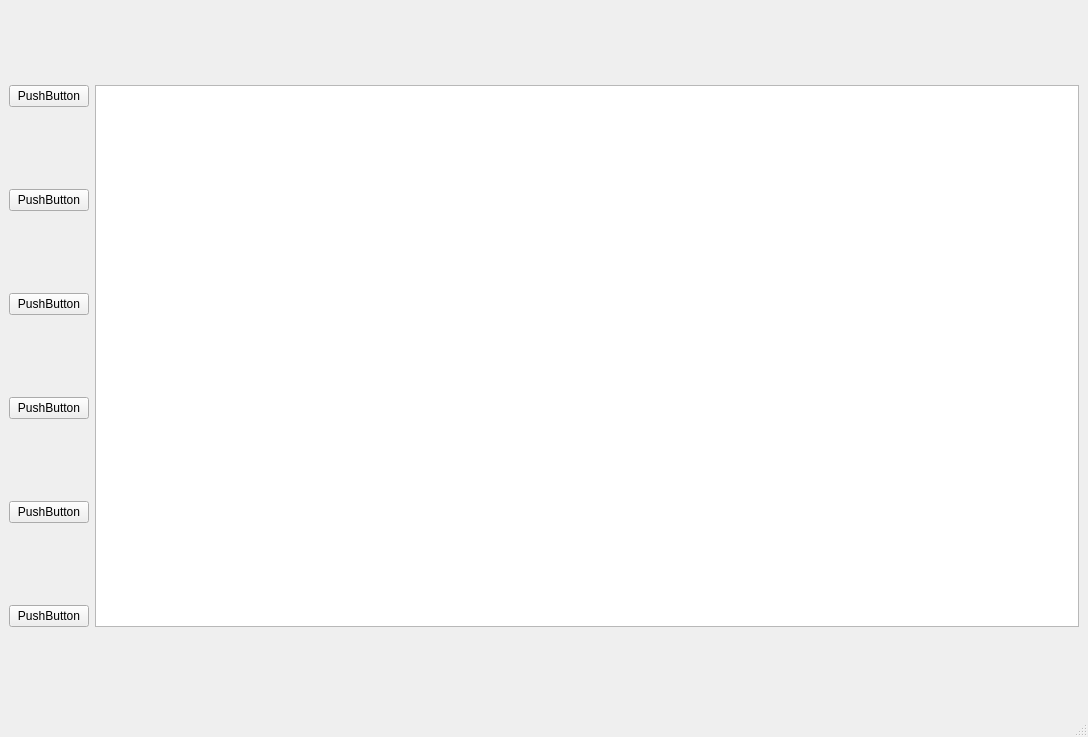
<?xml version="1.0" encoding="UTF-8"?>
<ui version="4.0">
 <class>MainWindow</class>
 <widget class="QMainWindow" name="MainWindow">
  <property name="geometry">
   <rect>
    <x>0</x>
    <y>0</y>
    <width>1088</width>
    <height>737</height>
   </rect>
  </property>
  <property name="windowTitle">
   <string>MainWindow</string>
  </property>
  <widget class="QWidget" name="centralwidget">
   <layout class="QGridLayout" name="gridLayout">
    <item row="5" column="0">
     <widget class="QPushButton" name="pushButton_6">
      <property name="text">
       <string>PushButton</string>
      </property>
     </widget>
    </item>
    <item row="0" column="1" rowspan="6">
     <widget class="QGraphicsView" name="graphicsView"/>
    </item>
    <item row="1" column="0">
     <widget class="QPushButton" name="pushButton_2">
      <property name="text">
       <string>PushButton</string>
      </property>
     </widget>
    </item>
    <item row="0" column="0">
     <widget class="QPushButton" name="pushButton">
      <property name="text">
       <string>PushButton</string>
      </property>
     </widget>
    </item>
    <item row="2" column="0">
     <widget class="QPushButton" name="pushButton_3">
      <property name="text">
       <string>PushButton</string>
      </property>
     </widget>
    </item>
    <item row="4" column="0">
     <widget class="QPushButton" name="pushButton_5">
      <property name="text">
       <string>PushButton</string>
      </property>
     </widget>
    </item>
    <item row="3" column="0">
     <widget class="QPushButton" name="pushButton_4">
      <property name="text">
       <string>PushButton</string>
      </property>
     </widget>
    </item>
   </layout>
  </widget>
  <widget class="QMenuBar" name="menubar">
   <property name="geometry">
    <rect>
     <x>0</x>
     <y>0</y>
     <width>1088</width>
     <height>25</height>
    </rect>
   </property>
  </widget>
  <widget class="QStatusBar" name="statusbar"/>
 </widget>
 <resources/>
 <connections/>
</ui>
